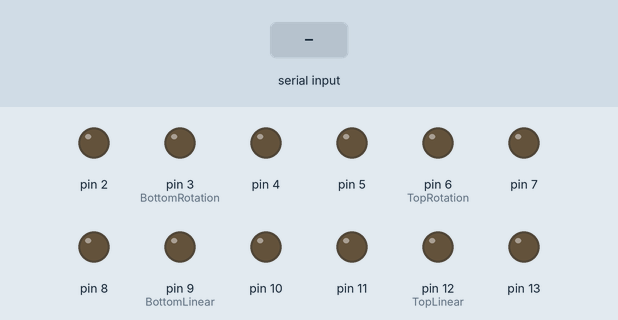
Simulated run of this sketch. Board: Arduino Uno, built with avr-gcc and run on an emulated ATmega328P. Shown: output pins drawn as LEDs (lit = HIGH). Inputs (shaded band) come from the test bench.

Above: at 1.2 s.
1.3 s: "b" received over Serial
At 2.3 s:
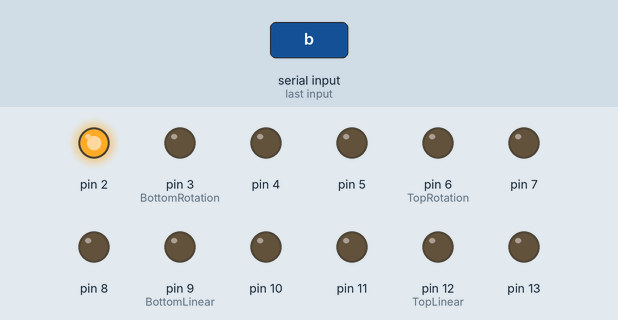
2.8 s: "d" received over Serial
At 3.4 s:
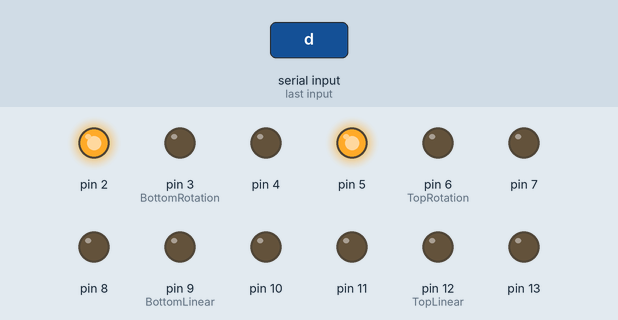
4.3 s: "a" received over Serial
At 5.5 s:
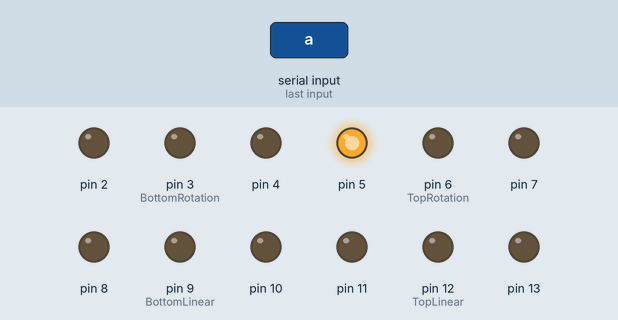
5.8 s: "f" received over Serial
At 6.9 s:
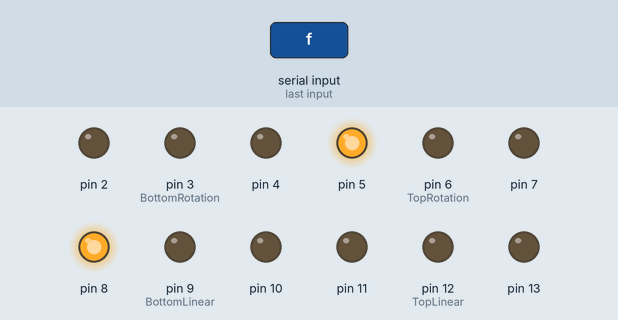
7.3 s: "c" received over Serial
At 8.0 s:
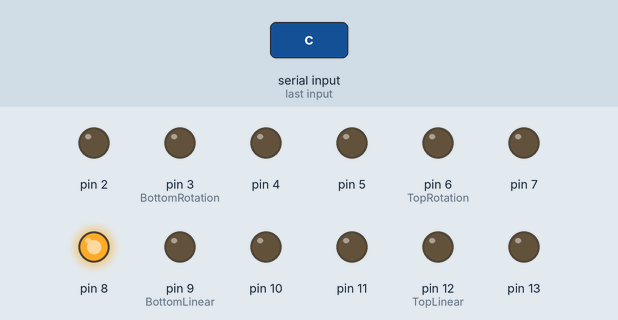
8.8 s: "h" received over Serial
At 9.2 s:
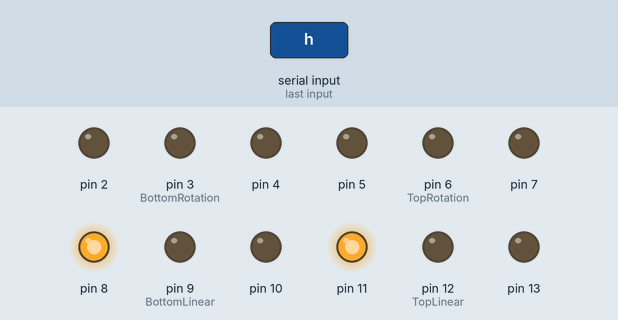
Timing chart, 0 to 11.3 s (numbered marks = the images above; inputs shaded):
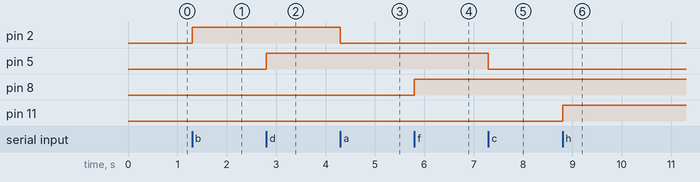

Measured:
- after the input at 1.3 s, pin 2: LOW → HIGH at once
- after the input at 2.8 s, pin 5: LOW → HIGH at once
- after the input at 4.3 s, pin 2: HIGH → LOW at once
- after the input at 5.8 s, pin 8: LOW → HIGH at once
- after the input at 7.3 s, pin 5: HIGH → LOW at once
- after the input at 8.8 s, pin 11: LOW → HIGH at once

The sketch:

motorserialsimple.ino
```cpp
//Simple motor serial communication with python
//By: Logan Norman

int data; int c1; int c2; int i; int k;
void setup() {
 Serial.begin(115200);
  pinMode(2, OUTPUT); pinMode(3, OUTPUT);   //BottomRotation
  pinMode(5, OUTPUT); pinMode(6, OUTPUT);   //TopRotation
  pinMode(8, OUTPUT); pinMode(9, OUTPUT);   //BottomLinear
  pinMode(11, OUTPUT);pinMode(12, OUTPUT);  //TopLinear
  pinMode(4, OUTPUT); digitalWrite(7, LOW); //Drive Activation
  pinMode(7, OUTPUT); digitalWrite(7, LOW); //Drive Activation
  pinMode(10, OUTPUT); digitalWrite(7, LOW); //Drive Activation
  pinMode(13, OUTPUT); digitalWrite(7, LOW); //Drive Activation

}

void loop() {
while (Serial.available()){
  data = Serial.read();

if (data == 'a'){ //Clockwiseb
  digitalWrite(2, LOW);
  Runmotor(3);
}

if (data == 'b'){ //Counterclockwiseb
  digitalWrite(2, HIGH);
  Runmotor(3);
}

if (data == 'c'){ //Clockwiset
  digitalWrite(5, LOW);
  Runmotor(6);
}

if (data == 'd'){ //CounterClockwiset
  digitalWrite(5, HIGH);
  Runmotor(6);
}

if (data == 'e'){ //Backwardb
  digitalWrite(8, LOW);
  Runmotor(9);
}

if (data == 'f'){ //Forwardb
  digitalWrite(8, HIGH);
  Runmotor(9);
}

if (data == 'g'){ //Backwardt
  digitalWrite(11, LOW);
  Runmotor(12);
}

if (data == 'h'){ //Forwardt
  digitalWrite(11, HIGH);
  Runmotor(12);
}

if (data == 'j'){

  digitalWrite(2, HIGH);
  while (analogRead(A2) == 1){
    digitalWrite (3, HIGH);
    delayMicroseconds(10000);
    digitalWrite (3, LOW);
    delayMicroseconds(10000);
  }
  digitalWrite(8, LOW);
  while (analogRead(A3) == 1){
    digitalWrite (9, HIGH);
    delayMicroseconds(10000);
    digitalWrite (9, LOW);
    delayMicroseconds(10000);
  }
}
}
}

void Runmotor(int x)
{
delay(30);
c1=Serial.read();
for(i=0; i<c1; i++) {
    digitalWrite (x, HIGH);
    delayMicroseconds(10000);
    digitalWrite (x, LOW);
    delayMicroseconds(10000);
  }
  Serial.flush();

}
```
